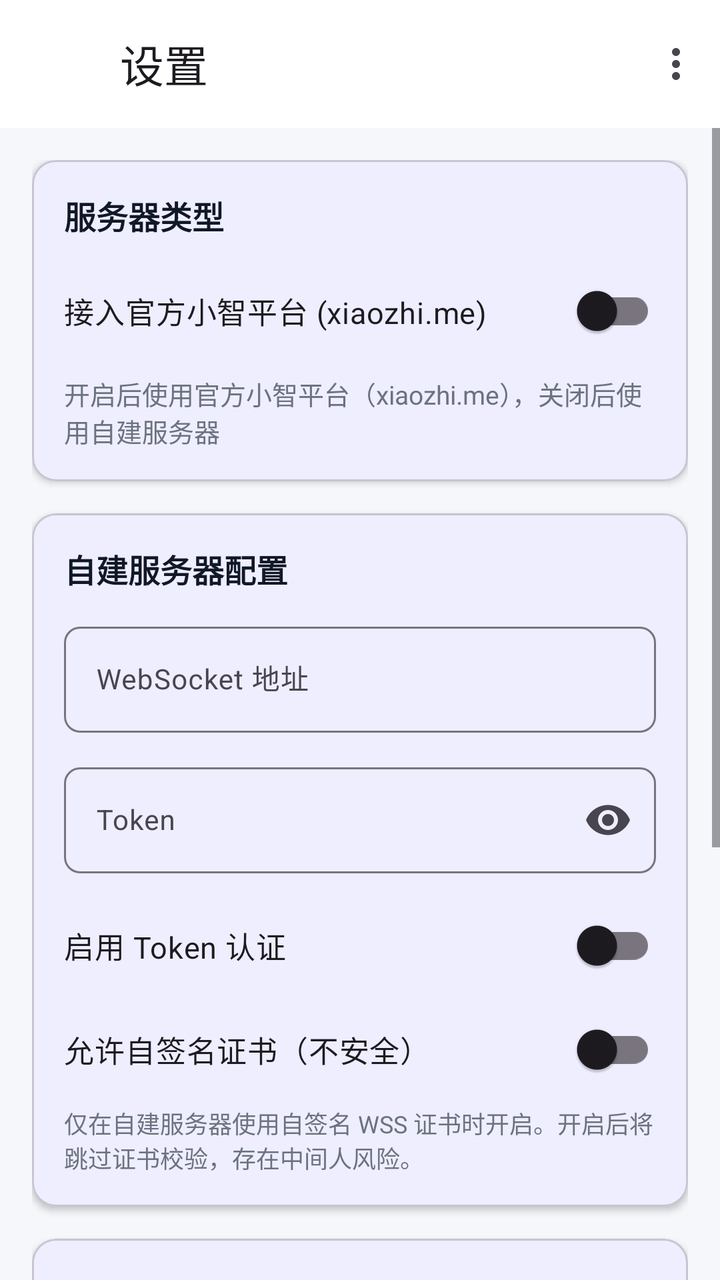
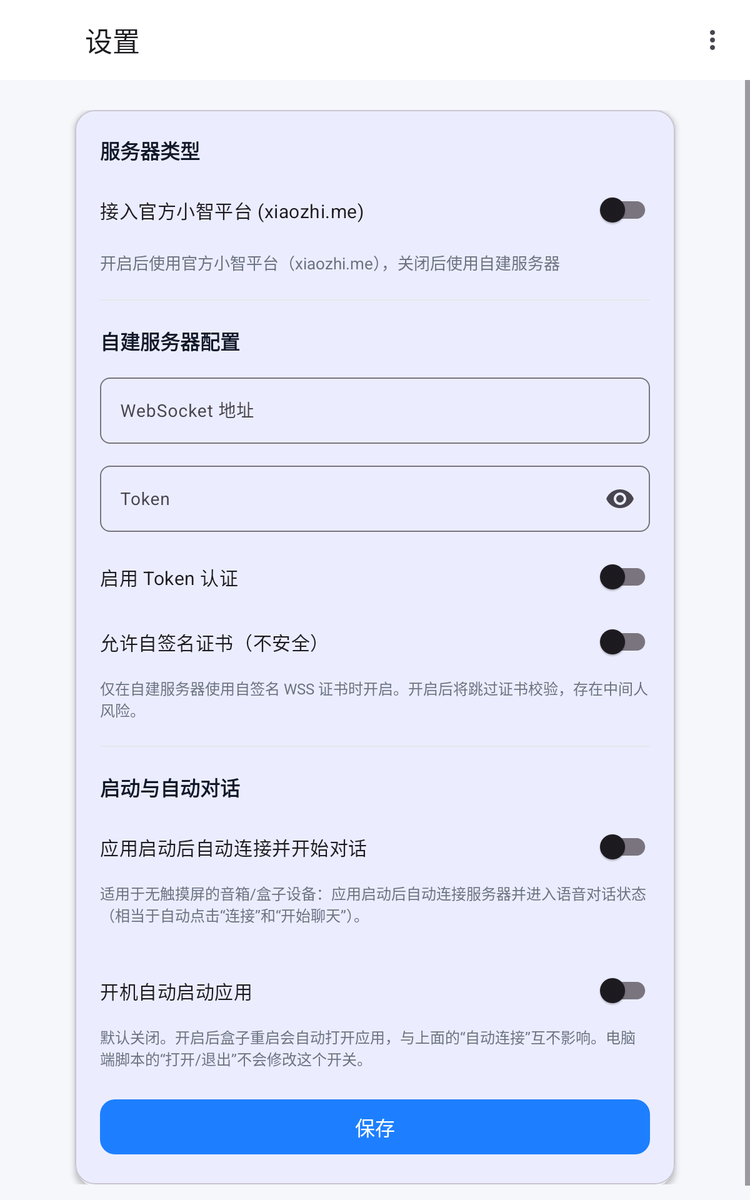

Two renders of one Android screen. The first uses the default layout on a phone; the second uses the alternative layout the repository ships for a different screen configuration, on a matching device. The two XML files are below.
<!-- AndroidManifest.xml: activity theme Theme.XiaoZhi -->
<!-- res/layout/activity_settings.xml -->
<?xml version="1.0" encoding="utf-8"?>
<LinearLayout xmlns:android="http://schemas.android.com/apk/res/android"
    xmlns:app="http://schemas.android.com/apk/res-auto"
    android:layout_width="match_parent"
    android:layout_height="match_parent"
    android:orientation="vertical"
    android:background="@color/bg_page"
    android:fitsSystemWindows="true">

    
    <com.google.android.material.appbar.MaterialToolbar
        android:id="@+id/toolbar"
        android:layout_width="match_parent"
        android:layout_height="?attr/actionBarSize"
        android:background="@color/bg_surface"
        android:elevation="4dp"
        app:title="@string/settings"
        app:navigationIcon="@drawable/ic_back"
        app:menu="@menu/settings_menu" />

    <ScrollView
        android:layout_width="match_parent"
        android:layout_height="match_parent">

        <LinearLayout
            android:layout_width="match_parent"
            android:layout_height="wrap_content"
            android:orientation="vertical"
            android:padding="16dp">

            
            <com.google.android.material.card.MaterialCardView
                android:layout_width="match_parent"
                android:layout_height="wrap_content"
                android:layout_marginBottom="16dp"
                app:cardCornerRadius="12dp"
                app:cardElevation="2dp">

                <LinearLayout
                    android:layout_width="match_parent"
                    android:layout_height="wrap_content"
                    android:orientation="vertical"
                    android:padding="16dp">

                    <TextView
                        android:layout_width="wrap_content"
                        android:layout_height="wrap_content"
                        android:text="服务器类型"
                        android:textSize="16sp"
                        android:textStyle="bold"
                        android:textColor="@color/text_primary"
                        android:layout_marginBottom="12dp" />

                    <com.google.android.material.switchmaterial.SwitchMaterial
                        android:id="@+id/useOfficialSwitch"
                        android:layout_width="match_parent"
                        android:layout_height="wrap_content"
                        android:text="@string/use_official_server"
                        android:textSize="15sp" />

                    <TextView
                        android:layout_width="wrap_content"
                        android:layout_height="wrap_content"
                        android:layout_marginTop="8dp"
                        android:text="开启后使用官方小智平台（xiaozhi.me），关闭后使用自建服务器"
                        android:textSize="13sp"
                        android:textColor="@color/text_secondary" />

                </LinearLayout>
            </com.google.android.material.card.MaterialCardView>

            
            <com.google.android.material.card.MaterialCardView
                android:id="@+id/officialConfigCard"
                android:layout_width="match_parent"
                android:layout_height="wrap_content"
                android:layout_marginBottom="16dp"
                android:visibility="gone"
                app:cardCornerRadius="12dp"
                app:cardElevation="2dp"
                app:strokeColor="@color/primary"
                app:strokeWidth="1dp">

                <LinearLayout
                    android:layout_width="match_parent"
                    android:layout_height="wrap_content"
                    android:orientation="vertical"
                    android:padding="16dp">

                    <TextView
                        android:layout_width="wrap_content"
                        android:layout_height="wrap_content"
                        android:text="官方平台配置"
                        android:textSize="16sp"
                        android:textStyle="bold"
                        android:textColor="@color/primary"
                        android:layout_marginBottom="12dp" />

                    <TextView
                        android:layout_width="wrap_content"
                        android:layout_height="wrap_content"
                        android:text="设备ID（自动生成）"
                        android:textSize="14sp"
                        android:textColor="@color/text_secondary"
                        android:layout_marginBottom="4dp" />

                    <TextView
                        android:id="@+id/deviceIdText"
                        android:layout_width="wrap_content"
                        android:layout_height="wrap_content"
                        android:text="加载中..."
                        android:textSize="15sp"
                        android:textColor="@color/text_primary"
                        android:fontFamily="monospace"
                        android:layout_marginBottom="12dp" />

                    <TextView
                        android:layout_width="wrap_content"
                        android:layout_height="wrap_content"
                        android:text="• 官方服务器地址：wss://api.tenclass.net/xiaozhi/v1/"
                        android:textSize="13sp"
                        android:textColor="@color/text_secondary" />

                    <TextView
                        android:layout_width="wrap_content"
                        android:layout_height="wrap_content"
                        android:layout_marginTop="4dp"
                        android:text="• OTA接口：https://api.tenclass.net/xiaozhi/ota/"
                        android:textSize="13sp"
                        android:textColor="@color/text_secondary" />

                </LinearLayout>
            </com.google.android.material.card.MaterialCardView>

            
            <com.google.android.material.card.MaterialCardView
                android:id="@+id/selfHostConfigCard"
                android:layout_width="match_parent"
                android:layout_height="wrap_content"
                android:layout_marginBottom="16dp"
                android:visibility="visible"
                app:cardCornerRadius="12dp"
                app:cardElevation="2dp">

                <LinearLayout
                    android:layout_width="match_parent"
                    android:layout_height="wrap_content"
                    android:orientation="vertical"
                    android:padding="16dp">

                    <TextView
                        android:layout_width="wrap_content"
                        android:layout_height="wrap_content"
                        android:text="自建服务器配置"
                        android:textSize="16sp"
                        android:textStyle="bold"
                        android:textColor="@color/text_primary"
                        android:layout_marginBottom="12dp" />

                    <com.google.android.material.textfield.TextInputLayout
                        android:layout_width="match_parent"
                        android:layout_height="wrap_content"
                        android:hint="@string/ws_url"
                        android:layout_marginBottom="12dp"
                        app:boxBackgroundMode="outline"
                        app:boxCornerRadiusBottomEnd="8dp"
                        app:boxCornerRadiusBottomStart="8dp"
                        app:boxCornerRadiusTopEnd="8dp"
                        app:boxCornerRadiusTopStart="8dp">

                        <com.google.android.material.textfield.TextInputEditText
                            android:id="@+id/wsUrlInput"
                            android:layout_width="match_parent"
                            android:layout_height="wrap_content"
                            android:inputType="textUri"
                            android:textSize="14sp" />
                    </com.google.android.material.textfield.TextInputLayout>

                    <com.google.android.material.textfield.TextInputLayout
                        android:layout_width="match_parent"
                        android:layout_height="wrap_content"
                        android:hint="@string/token"
                        android:layout_marginBottom="12dp"
                        app:boxBackgroundMode="outline"
                        app:boxCornerRadiusBottomEnd="8dp"
                        app:boxCornerRadiusBottomStart="8dp"
                        app:boxCornerRadiusTopEnd="8dp"
                        app:boxCornerRadiusTopStart="8dp"
                        app:endIconMode="password_toggle">

                        <com.google.android.material.textfield.TextInputEditText
                            android:id="@+id/tokenInput"
                            android:layout_width="match_parent"
                            android:layout_height="wrap_content"
                            android:inputType="textPassword"
                            android:textSize="14sp" />
                    </com.google.android.material.textfield.TextInputLayout>

                    <com.google.android.material.switchmaterial.SwitchMaterial
                        android:id="@+id/enableTokenSwitch"
                        android:layout_width="match_parent"
                        android:layout_height="wrap_content"
                        android:text="@string/enable_token"
                        android:textSize="15sp" />

                    <com.google.android.material.switchmaterial.SwitchMaterial
                        android:id="@+id/allowInsecureTlsSwitch"
                        android:layout_width="match_parent"
                        android:layout_height="wrap_content"
                        android:layout_marginTop="4dp"
                        android:text="@string/allow_insecure_tls"
                        android:textSize="15sp" />

                    <TextView
                        android:layout_width="wrap_content"
                        android:layout_height="wrap_content"
                        android:layout_marginTop="4dp"
                        android:text="@string/allow_insecure_tls_hint"
                        android:textSize="12sp"
                        android:textColor="@color/text_secondary" />

                </LinearLayout>
            </com.google.android.material.card.MaterialCardView>

            
            <com.google.android.material.card.MaterialCardView
                android:layout_width="match_parent"
                android:layout_height="wrap_content"
                android:layout_marginBottom="16dp"
                app:cardCornerRadius="12dp"
                app:cardElevation="2dp">

                <LinearLayout
                    android:layout_width="match_parent"
                    android:layout_height="wrap_content"
                    android:orientation="vertical"
                    android:padding="16dp">

                    <TextView
                        android:layout_width="wrap_content"
                        android:layout_height="wrap_content"
                        android:text="@string/auto_start_title"
                        android:textSize="16sp"
                        android:textStyle="bold"
                        android:textColor="@color/text_primary"
                        android:layout_marginBottom="12dp" />

                    <com.google.android.material.switchmaterial.SwitchMaterial
                        android:id="@+id/autoStartSwitch"
                        android:layout_width="match_parent"
                        android:layout_height="wrap_content"
                        android:text="@string/auto_start"
                        android:textSize="15sp" />

                    <TextView
                        android:layout_width="wrap_content"
                        android:layout_height="wrap_content"
                        android:layout_marginTop="4dp"
                        android:text="@string/auto_start_hint"
                        android:textSize="12sp"
                        android:textColor="@color/text_secondary" />

                    <com.google.android.material.switchmaterial.SwitchMaterial
                        android:id="@+id/bootAutoStartSwitch"
                        android:layout_width="match_parent"
                        android:layout_height="wrap_content"
                        android:layout_marginTop="8dp"
                        android:text="@string/boot_auto_start"
                        android:textSize="15sp" />

                    <TextView
                        android:layout_width="wrap_content"
                        android:layout_height="wrap_content"
                        android:layout_marginTop="4dp"
                        android:text="@string/boot_auto_start_hint"
                        android:textSize="12sp"
                        android:textColor="@color/text_secondary" />

                </LinearLayout>
            </com.google.android.material.card.MaterialCardView>

            
            <com.google.android.material.button.MaterialButton
                android:id="@+id/saveButton"
                android:layout_width="match_parent"
                android:layout_height="52dp"
                android:text="@string/save"
                android:textSize="16sp"
                app:cornerRadius="12dp" />

        </LinearLayout>

    </ScrollView>

</LinearLayout>
<!-- resources referenced by this layout -->
<resources>
  <color name="bg_page">#F5F7FA</color>
  <color name="bg_surface">#FFFFFF</color>
  <color name="primary">#1D7FFF</color>
  <color name="text_primary">#111827</color>
  <color name="text_secondary">#6B7280</color>
  <!-- drawable ic_back (drawable) -->
  <vector xmlns:android="http://schemas.android.com/apk/res/android"
      android:width="24dp"
      android:height="24dp"
      android:viewportWidth="24"
      android:viewportHeight="24">
      <path
          android:fillColor="@android:color/white"
          android:pathData="M19,12h-2v3h-3v2h5v-5zM7,9h3V7H5v5h2V9zM21,3H3C1.9,3 1,3.9 1,5v14c0,1.1 0.9,2 2,2h18c1.1,0 2,-0.9 2,-2V5C23,3.9 22.1,3 21,3zM21,19.01H3V4.99h18V19.01z"/>
  </vector>
  <string name="allow_insecure_tls">允许自签名证书（不安全）</string>
  <string name="allow_insecure_tls_hint">仅在自建服务器使用自签名 WSS 证书时开启。开启后将跳过证书校验，存在中间人风险。</string>
  <string name="auto_start">应用启动后自动连接并开始对话</string>
  <string name="auto_start_hint">适用于无触摸屏的音箱/盒子设备：应用启动后自动连接服务器并进入语音对话状态（相当于自动点击“连接”和“开始聊天”）。</string>
  <string name="auto_start_title">启动与自动对话</string>
  <string name="boot_auto_start">开机自动启动应用</string>
  <string name="boot_auto_start_hint">默认关闭。开启后盒子重启会自动打开应用，与上面的“自动连接”互不影响。电脑端脚本的“打开/退出”不会修改这个开关。</string>
  <string name="enable_token">启用 Token 认证</string>
  <string name="save">保存</string>
  <string name="settings">设置</string>
  <string name="token">Token</string>
  <string name="use_official_server">接入官方小智平台 (xiaozhi.me)</string>
  <string name="ws_url">WebSocket 地址</string>
  <style name="Theme.XiaoZhi" parent="Theme.Material3.Light.NoActionBar">
          <item name="colorPrimary">@color/primary</item>
          <item name="colorOnPrimary">@color/white</item>
          <item name="colorPrimaryContainer">#D0E8FF</item>
          <item name="colorOnPrimaryContainer">@color/primary_dark</item>
          <item name="android:statusBarColor">@android:color/transparent</item>
          
          <item name="android:windowLightStatusBar" tools:ignore="NewApi">true</item>
          <item name="android:windowBackground">@color/bg_page</item>
      </style>
  <color name="white">#FFFFFFFF</color>
  <color name="primary_dark">#1565C0</color>
</resources>
<!-- res/layout-sw600dp/activity_settings.xml (the repository's variant of the layout above) -->
<!-- drawn on a 7-inch tablet held upright -->
<?xml version="1.0" encoding="utf-8"?>
<LinearLayout xmlns:android="http://schemas.android.com/apk/res/android"
    xmlns:app="http://schemas.android.com/apk/res-auto"
    android:layout_width="match_parent"
    android:layout_height="match_parent"
    android:orientation="vertical"
    android:background="@color/bg_page"
    android:fitsSystemWindows="true">

    <com.google.android.material.appbar.MaterialToolbar
        android:id="@+id/toolbar"
        android:layout_width="match_parent"
        android:layout_height="?attr/actionBarSize"
        android:background="@color/bg_surface"
        android:elevation="4dp"
        app:title="@string/settings"
        app:navigationIcon="@drawable/ic_back"
        app:menu="@menu/settings_menu" />

    <ScrollView
        android:layout_width="match_parent"
        android:layout_height="match_parent">

        
        <androidx.constraintlayout.widget.ConstraintLayout
            android:layout_width="match_parent"
            android:layout_height="wrap_content"
            android:paddingTop="24dp"
            android:paddingBottom="24dp">

            
            <com.google.android.material.card.MaterialCardView
                android:layout_width="0dp"
                android:layout_height="wrap_content"
                app:cardCornerRadius="16dp"
                app:cardElevation="3dp"
                app:layout_constraintWidth_max="480dp"
                app:layout_constraintStart_toStartOf="parent"
                app:layout_constraintEnd_toEndOf="parent"
                app:layout_constraintTop_toTopOf="parent">

                <LinearLayout
                    android:layout_width="match_parent"
                    android:layout_height="wrap_content"
                    android:orientation="vertical"
                    android:padding="20dp">

                    
                    <TextView
                        android:layout_width="wrap_content"
                        android:layout_height="wrap_content"
                        android:text="服务器类型"
                        android:textSize="16sp"
                        android:textStyle="bold"
                        android:textColor="@color/text_primary"
                        android:layout_marginBottom="12dp" />

                    <com.google.android.material.switchmaterial.SwitchMaterial
                        android:id="@+id/useOfficialSwitch"
                        android:layout_width="match_parent"
                        android:layout_height="wrap_content"
                        android:text="@string/use_official_server"
                        android:textSize="15sp" />

                    <TextView
                        android:layout_width="wrap_content"
                        android:layout_height="wrap_content"
                        android:layout_marginTop="8dp"
                        android:layout_marginBottom="20dp"
                        android:text="开启后使用官方小智平台（xiaozhi.me），关闭后使用自建服务器"
                        android:textSize="13sp"
                        android:textColor="@color/text_secondary" />

                    <View
                        android:layout_width="match_parent"
                        android:layout_height="1dp"
                        android:background="@color/divider"
                        android:layout_marginBottom="20dp" />

                    
                    <LinearLayout
                        android:id="@+id/officialConfigCard"
                        android:layout_width="match_parent"
                        android:layout_height="wrap_content"
                        android:orientation="vertical"
                        android:visibility="gone">

                        <TextView
                            android:layout_width="wrap_content"
                            android:layout_height="wrap_content"
                            android:text="官方平台配置"
                            android:textSize="16sp"
                            android:textStyle="bold"
                            android:textColor="@color/primary"
                            android:layout_marginBottom="12dp" />

                        <TextView
                            android:layout_width="wrap_content"
                            android:layout_height="wrap_content"
                            android:text="设备ID（自动生成）"
                            android:textSize="14sp"
                            android:textColor="@color/text_secondary"
                            android:layout_marginBottom="4dp" />

                        <TextView
                            android:id="@+id/deviceIdText"
                            android:layout_width="wrap_content"
                            android:layout_height="wrap_content"
                            android:text="加载中..."
                            android:textSize="15sp"
                            android:textColor="@color/text_primary"
                            android:fontFamily="monospace"
                            android:layout_marginBottom="8dp" />

                        <TextView
                            android:layout_width="wrap_content"
                            android:layout_height="wrap_content"
                            android:text="• 官方服务器地址：wss://api.tenclass.net/xiaozhi/v1/"
                            android:textSize="13sp"
                            android:textColor="@color/text_secondary" />

                        <TextView
                            android:layout_width="wrap_content"
                            android:layout_height="wrap_content"
                            android:layout_marginTop="4dp"
                            android:layout_marginBottom="20dp"
                            android:text="• OTA接口：https://api.tenclass.net/xiaozhi/ota/"
                            android:textSize="13sp"
                            android:textColor="@color/text_secondary" />

                        <View
                            android:layout_width="match_parent"
                            android:layout_height="1dp"
                            android:background="@color/divider"
                            android:layout_marginBottom="20dp" />
                    </LinearLayout>

                    
                    <LinearLayout
                        android:id="@+id/selfHostConfigCard"
                        android:layout_width="match_parent"
                        android:layout_height="wrap_content"
                        android:orientation="vertical"
                        android:visibility="visible">

                        <TextView
                            android:layout_width="wrap_content"
                            android:layout_height="wrap_content"
                            android:text="自建服务器配置"
                            android:textSize="16sp"
                            android:textStyle="bold"
                            android:textColor="@color/text_primary"
                            android:layout_marginBottom="12dp" />

                        <com.google.android.material.textfield.TextInputLayout
                            android:layout_width="match_parent"
                            android:layout_height="wrap_content"
                            android:hint="@string/ws_url"
                            android:layout_marginBottom="12dp"
                            app:boxBackgroundMode="outline"
                            app:boxCornerRadiusBottomEnd="8dp"
                            app:boxCornerRadiusBottomStart="8dp"
                            app:boxCornerRadiusTopEnd="8dp"
                            app:boxCornerRadiusTopStart="8dp">

                            <com.google.android.material.textfield.TextInputEditText
                                android:id="@+id/wsUrlInput"
                                android:layout_width="match_parent"
                                android:layout_height="wrap_content"
                                android:inputType="textUri"
                                android:textSize="14sp" />
                        </com.google.android.material.textfield.TextInputLayout>

                        <com.google.android.material.textfield.TextInputLayout
                            android:layout_width="match_parent"
                            android:layout_height="wrap_content"
                            android:hint="@string/token"
                            android:layout_marginBottom="12dp"
                            app:boxBackgroundMode="outline"
                            app:boxCornerRadiusBottomEnd="8dp"
                            app:boxCornerRadiusBottomStart="8dp"
                            app:boxCornerRadiusTopEnd="8dp"
                            app:boxCornerRadiusTopStart="8dp"
                            app:endIconMode="password_toggle">

                            <com.google.android.material.textfield.TextInputEditText
                                android:id="@+id/tokenInput"
                                android:layout_width="match_parent"
                                android:layout_height="wrap_content"
                                android:inputType="textPassword"
                                android:textSize="14sp" />
                        </com.google.android.material.textfield.TextInputLayout>

                        <com.google.android.material.switchmaterial.SwitchMaterial
                            android:id="@+id/enableTokenSwitch"
                            android:layout_width="match_parent"
                            android:layout_height="wrap_content"
                            android:text="@string/enable_token"
                            android:textSize="15sp"
                            android:layout_marginBottom="4dp" />

                        <com.google.android.material.switchmaterial.SwitchMaterial
                            android:id="@+id/allowInsecureTlsSwitch"
                            android:layout_width="match_parent"
                            android:layout_height="wrap_content"
                            android:text="@string/allow_insecure_tls"
                            android:textSize="15sp" />

                        <TextView
                            android:layout_width="wrap_content"
                            android:layout_height="wrap_content"
                            android:layout_marginTop="4dp"
                            android:layout_marginBottom="20dp"
                            android:text="@string/allow_insecure_tls_hint"
                            android:textSize="12sp"
                            android:textColor="@color/text_secondary" />

                        <View
                            android:layout_width="match_parent"
                            android:layout_height="1dp"
                            android:background="@color/divider"
                            android:layout_marginBottom="20dp" />
                    </LinearLayout>

                    
                    <TextView
                        android:layout_width="wrap_content"
                        android:layout_height="wrap_content"
                        android:text="@string/auto_start_title"
                        android:textSize="16sp"
                        android:textStyle="bold"
                        android:textColor="@color/text_primary"
                        android:layout_marginBottom="12dp" />

                    <com.google.android.material.switchmaterial.SwitchMaterial
                        android:id="@+id/autoStartSwitch"
                        android:layout_width="match_parent"
                        android:layout_height="wrap_content"
                        android:text="@string/auto_start"
                        android:textSize="15sp" />

                    <TextView
                        android:layout_width="wrap_content"
                        android:layout_height="wrap_content"
                        android:layout_marginTop="4dp"
                        android:layout_marginBottom="20dp"
                        android:text="@string/auto_start_hint"
                        android:textSize="12sp"
                        android:textColor="@color/text_secondary" />

                    <com.google.android.material.switchmaterial.SwitchMaterial
                        android:id="@+id/bootAutoStartSwitch"
                        android:layout_width="match_parent"
                        android:layout_height="wrap_content"
                        android:layout_marginTop="8dp"
                        android:text="@string/boot_auto_start"
                        android:textSize="15sp" />

                    <TextView
                        android:layout_width="wrap_content"
                        android:layout_height="wrap_content"
                        android:layout_marginTop="4dp"
                        android:layout_marginBottom="20dp"
                        android:text="@string/boot_auto_start_hint"
                        android:textSize="12sp"
                        android:textColor="@color/text_secondary" />

                    
                    <com.google.android.material.button.MaterialButton
                        android:id="@+id/saveButton"
                        android:layout_width="match_parent"
                        android:layout_height="52dp"
                        android:text="@string/save"
                        android:textSize="16sp"
                        app:cornerRadius="12dp" />

                </LinearLayout>
            </com.google.android.material.card.MaterialCardView>

        </androidx.constraintlayout.widget.ConstraintLayout>
    </ScrollView>

</LinearLayout>
<!-- resources referenced by the variant -->
<!-- as a 7-inch tablet held upright resolves them -->
<resources>
  <color name="bg_page">#F5F7FA</color>
  <color name="bg_surface">#FFFFFF</color>
  <color name="divider">#E5E7EB</color>
  <color name="primary">#1D7FFF</color>
  <color name="text_primary">#111827</color>
  <color name="text_secondary">#6B7280</color>
  <!-- drawable ic_back (drawable) -->
  <vector xmlns:android="http://schemas.android.com/apk/res/android"
      android:width="24dp"
      android:height="24dp"
      android:viewportWidth="24"
      android:viewportHeight="24">
      <path
          android:fillColor="@android:color/white"
          android:pathData="M19,12h-2v3h-3v2h5v-5zM7,9h3V7H5v5h2V9zM21,3H3C1.9,3 1,3.9 1,5v14c0,1.1 0.9,2 2,2h18c1.1,0 2,-0.9 2,-2V5C23,3.9 22.1,3 21,3zM21,19.01H3V4.99h18V19.01z"/>
  </vector>
  <string name="allow_insecure_tls">允许自签名证书（不安全）</string>
  <string name="allow_insecure_tls_hint">仅在自建服务器使用自签名 WSS 证书时开启。开启后将跳过证书校验，存在中间人风险。</string>
  <string name="auto_start">应用启动后自动连接并开始对话</string>
  <string name="auto_start_hint">适用于无触摸屏的音箱/盒子设备：应用启动后自动连接服务器并进入语音对话状态（相当于自动点击“连接”和“开始聊天”）。</string>
  <string name="auto_start_title">启动与自动对话</string>
  <string name="boot_auto_start">开机自动启动应用</string>
  <string name="boot_auto_start_hint">默认关闭。开启后盒子重启会自动打开应用，与上面的“自动连接”互不影响。电脑端脚本的“打开/退出”不会修改这个开关。</string>
  <string name="enable_token">启用 Token 认证</string>
  <string name="save">保存</string>
  <string name="settings">设置</string>
  <string name="token">Token</string>
  <string name="use_official_server">接入官方小智平台 (xiaozhi.me)</string>
  <string name="ws_url">WebSocket 地址</string>
  <style name="Theme.XiaoZhi" parent="Theme.Material3.Light.NoActionBar">
          <item name="colorPrimary">@color/primary</item>
          <item name="colorOnPrimary">@color/white</item>
          <item name="colorPrimaryContainer">#D0E8FF</item>
          <item name="colorOnPrimaryContainer">@color/primary_dark</item>
          <item name="android:statusBarColor">@android:color/transparent</item>
          
          <item name="android:windowLightStatusBar" tools:ignore="NewApi">true</item>
          <item name="android:windowBackground">@color/bg_page</item>
      </style>
  <color name="white">#FFFFFFFF</color>
  <color name="primary_dark">#1565C0</color>
</resources>
